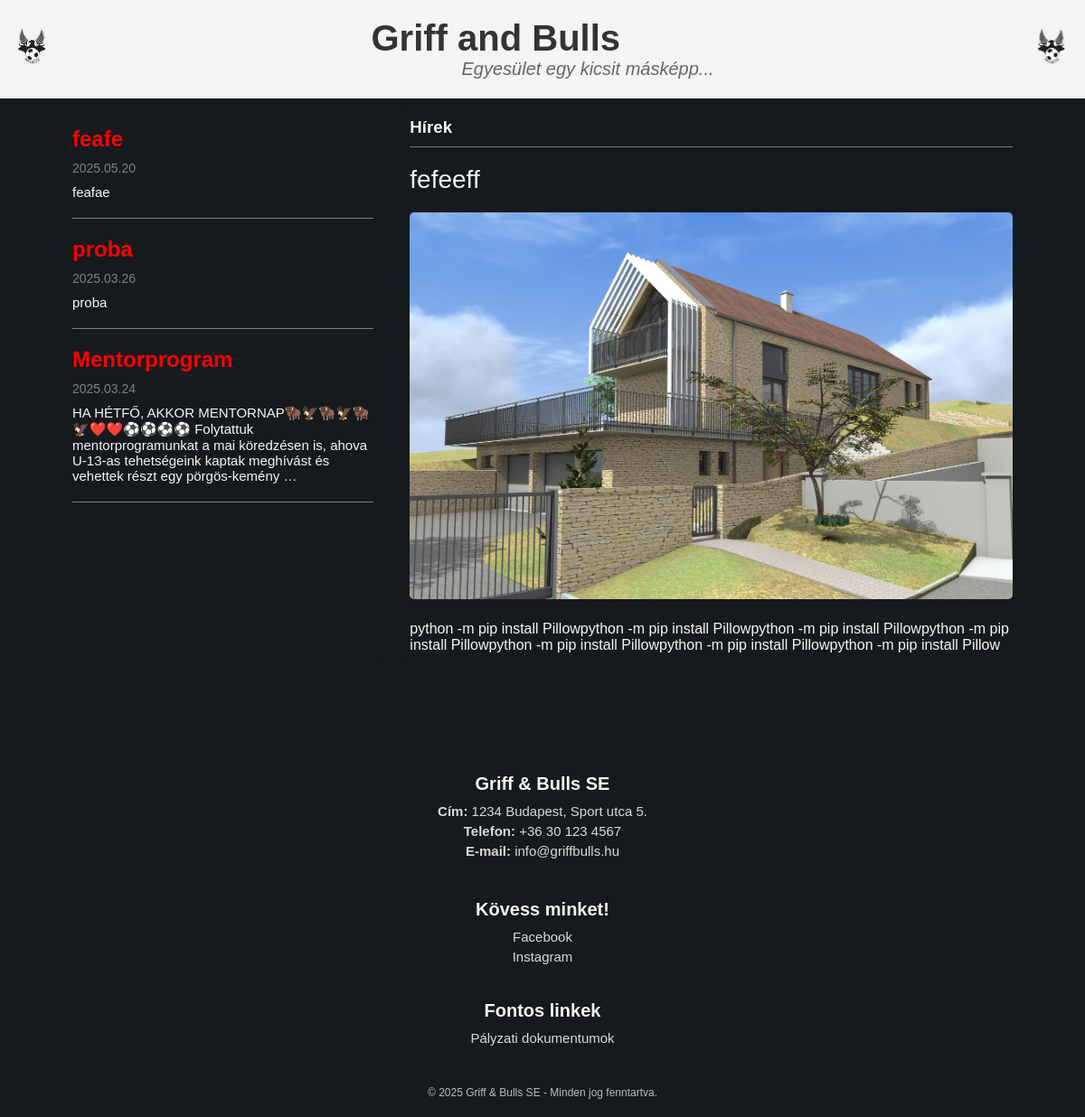
Page /hirek/hirek/fefeeff/ on the committed database.
### hirek/models.py (models this page shows, shortened)
class Hir(models.Model):
    cim = models.CharField(max_length=200, unique=True)  # Egyedi címek
    slug = models.SlugField(max_length=200, unique=True)
    tartalom = models.TextField()
    kiemelt_kep = models.ImageField(
        upload_to='media/hirek_kepek',  # A media/ mappán belüli útvonal
        blank=True,  # Nem kötelező
        null=True    # Lehet üres az adatbázisban
    )
    letrehozva = models.DateTimeField(default=timezone.now)
    publikalt = models.BooleanField(default=True)
    class Meta:
        ordering = ['-letrehozva']
        verbose_name_plural = 'Hírek'

### hirek/views.py (the view)
# urls.py: path('hirek/<slug:slug>/', views.hir_reszletek, name='hir_reszletek'),
def hir_reszletek(request, slug):
    hir = get_object_or_404(Hir, slug=slug, publikalt=True)
    legfrissebb_hirek = Hir.objects.filter(publikalt=True).exclude(id=hir.id).order_by('-letrehozva')[:3]
    return render(request, "hirek/hir.html", {
        'hir': hir,
        'legfrissebb_hirek': legfrissebb_hirek
    })

### hirek/templates/hirek/hir.html (shortened to what this page needs)
{% load static %}
<!DOCTYPE html>
<html lang="en">
  <head>
    <link rel="stylesheet" href="{% static 'hirek/header.css' %}" />
    <link rel="stylesheet" href="{% static 'hirek/hirek_oldal.css' %}" />
    <link rel="stylesheet" href="{% static 'hirek/footer.css' %}" />
  </head>
  <body>
    <header>
      <img
        class="gab_feher_bal"
        src="{% static 'hirek/gab_feher.png' %}"
        alt="GAB Fehér"
      />
      <div class="header-text">
        <h1>Griff and Bulls</h1>
        <p>Egyesület egy kicsit másképp...</p>
      </div>
      <img
        class="gab_feher_jobb"
        src="{% static 'hirek/gab_feher.png' %}"
        alt="GAB Fehér"
      />
    </header>
    <main>
      <section class="egesz hirek">
        <div class="hirek_tartalom">
          <div class="side-menu">
            <ul>
              {% for hir in legfrissebb_hirek %}
              <article class="kis_hir">
                <a
                  href="{% url 'hir_reszletek' hir.slug %}"
                  class="tobbi_hir_cim"
                  >{{ hir.cim }}</a
                >
                <div class="datum">{{ hir.letrehozva|date:"Y.m.d" }}</div>
                <div class="kedvcsinalo">
                  {{ hir.tartalom|truncatewords:20 }}
                </div>
              </article>
              <hr />
              {% endfor %}
            </ul>
          </div>
          <div class="eppen_olvasott_hir">
            <article>
              <h3>Hírek</h3>
              <hr />
              <div class="olvasott_hir_cim">{{ hir.cim }}</div>
              {% if hir.kiemelt_kep %}
              <img
                class="hir_kep"
                src="{{ hir.kiemelt_kep.url }}"
                alt="{{ hir.cim }}"
              />
              {% endif %}
              <div class="szoveg">{{ hir.tartalom|linebreaks }}</div>
            </article>
          </div>
        </div>
      </section>
    </main>
    <footer>
      <div class="footer-container">
        <div class="footer-info">
          <h3>Griff & Bulls SE</h3>
          <p><strong>Cím:</strong> 1234 Budapest, Sport utca 5.</p>
          <p><strong>Telefon:</strong> +36 30 123 4567</p>
          <p><strong>E-mail:</strong> info@griffbulls.hu</p>
        </div>
        <section class="footer_kapcsolat," id="kapcsolat">
          <div class="footer-socials">
            <h3>Kövess minket!</h3>
            <a
              href="https://www.facebook.com/p/Griff-Bulls-SE-100057331514748/"
              target="_blank"
              >Facebook</a
            >
            <a
              href="https://www.instagram.com/griff_and_bulls_se?utm_source=ig_web_button_share_sheet&igsh=ZDNlZDc0MzIxNw=="
              target="_blank"
              >Instagram</a
            >
          </div>
        </section>
        <div class="footer-links">
          <h3>Fontos linkek</h3>
          <a href="palyazat.html">Pályzati dokumentumok</a>
        </div>
      </div>
      <p class="footer-copy">
        © 2025 Griff & Bulls SE - Minden jog fenntartva.
      </p>
    </footer>
  </body>
</html>

### hirek/static/hirek/header.css (style rules this page uses)
* { margin: 0; padding: 0; box-sizing: border-box; }
header { display: flex; align-items: center; justify-content: center; background-color: #f4f4f4; padding: 20px; border-bottom: 1px solid #ddd; position: fixed; top: 0; left: 0; width: 100%; z-index: 1000; transition: all 0.3s ease; }
body { padding-top: 80px; }
body { padding-top: 100px; background-color: #161a1d; }
header img { height: 60px; margin: 0 10px; }
header h1 { font-size: 40px; color: #333; margin: 0; }
header p { font-size: 20px; color: #666; font-style: italic; padding-left: 100px; }
.gab_feher_bal, .gab_feher_jobb { position: absolute; height: 60px; margin-left: 15px; margin-right: 15px; }
.gab_feher_bal { left: 0; }
.gab_feher_jobb { right: 0; }

### hirek/static/hirek/hirek_oldal.css (style rules this page uses)
* { margin: 0; padding: 0; box-sizing: border-box; }
body { font-family: Arial, sans-serif; background-color: #f4f4f4; color: #333; }
main { padding: 20px; background-color: #161a1d; }
.hirek_tartalom { display: flex; flex-wrap: wrap; gap: 20px; margin: 0 180px; }
.side-menu { flex: 1; max-width: 480px; padding: 10px; background-color: #161a1d; border-radius: 5px; }
.kis_hir { padding: 10px 0; }
.tobbi_hir_cim { text-decoration: none; color: red; font-weight: bold; font-size: 24px; display: block; margin-bottom: 10px; }
.datum { margin-top: 10px; font-size: 14px; color: gray; }
hr { border: 0; height: 1px; background: gray; margin: 10px 0; }
.kedvcsinalo { font-size: 15px; margin-top: 10px; color:whitesmoke; }
.eppen_olvasott_hir { flex: 2; padding: 10px; background-color: #161a1d; border-radius: 5px; }
.hir_kep { max-width: 100%; height: auto; border-radius: 5px; }
.szoveg { color:whitesmoke; margin-top: 20px; }
.olvasott_hir_cim { margin: 20px 0; font-size: 28px; color: whitesmoke; }
h3 { color: whitesmoke; }
@media (max-width: 1200px) { .hirek_tartalom { margin: 0 50px; } }

### hirek/static/hirek/footer.css (style rules this page uses)
footer { padding: 20px 0; padding-top: 100px; background-color: #161a1d; color: white; text-align: center; border-top: 3px solid #161a1d; }
.footer-container { display: flex; justify-content: space-around; flex-wrap: wrap; max-width: 80%; margin: 0 auto; gap: 20px; }
.footer-info, .footer-socials, .footer-links { flex: 1; min-width: 200px; }
.footer-info h3, .footer-socials h3, .footer-links h3 { font-size: 20px; margin-bottom: 10px; }
.footer-info p, .footer-socials a, .footer-links a { font-size: 15px; color: #d9d9d9; text-decoration: none; display: block; margin: 5px 0; }
.footer-copy { margin-top: 20px; font-size: 12px; opacity: 0.7; }
@media (max-width: 1200px) { .footer-container { flex-direction: column; text-align: center; } }
@media (max-width: 1200px) { .footer-info, .footer-socials, .footer-links { margin-bottom: 20px; } }

### rows in the picture
Hir: cim "feafe", letrehozva "2025.05.20", tartalom "feafae"
Hir: cim "proba", letrehozva "2025.03.26", tartalom "proba"
Hir: cim "Mentorprogram", letrehozva "2025.03.24", tartalom "HA HÉTFŐ, AKKOR MENTORNAP🦬🦅🦬🦅🦬🦅❤️❤️⚽️⚽️⚽️⚽️ Folytattuk mentorprogramunkat a mai köredzésen is, ahova U-13-as tehetségeink kaptak meghívást és vehettek részt egy pörgös-kemény …"
Hir: cim "fefeeff", kiemelt_kep (picture), tartalom "python -m pip install Pillowpython -m pip install Pillowpython -m pip install Pillowpython -m pip install Pillowpython -m pip install Pillowpython -m pip install Pillowpython -m pip install Pillow"
